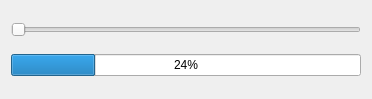
<?xml version="1.0" encoding="UTF-8"?>
<ui version="4.0">
 <class>Dialog</class>
 <widget class="QDialog" name="Dialog">
  <property name="geometry">
   <rect>
    <x>0</x>
    <y>0</y>
    <width>372</width>
    <height>99</height>
   </rect>
  </property>
  <property name="windowTitle">
   <string>Dialog</string>
  </property>
  <layout class="QHBoxLayout" name="horizontalLayout">
   <item>
    <layout class="QVBoxLayout" name="verticalLayout">
     <item>
      <widget class="QSlider" name="horizontalSlider">
       <property name="orientation">
        <enum>Qt::Orientation::Horizontal</enum>
       </property>
      </widget>
     </item>
     <item>
      <widget class="QProgressBar" name="progressBar">
       <property name="value">
        <number>24</number>
       </property>
      </widget>
     </item>
    </layout>
   </item>
  </layout>
 </widget>
 <resources/>
 <connections/>
</ui>
